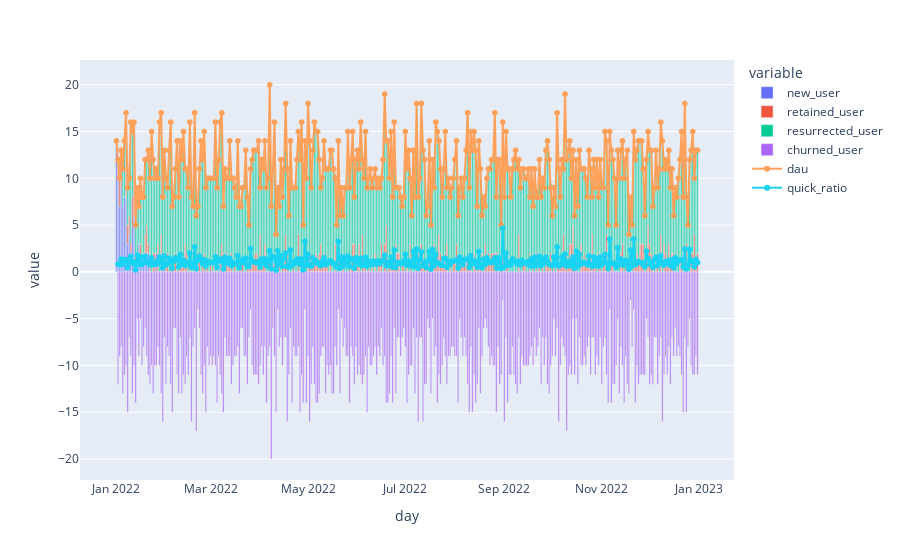

Notebook cell for this chart:
### Code cell
def get_dau(input_df):
    return df.sum(axis=1)

def common_new_user(df):
    original_df = df
    _, new_user_with_full_dates = original_df.align(
        pd.DataFrame(df.T.idxmax(axis=1)).assign(count=1).pivot(columns=0, values='count').T,
        join='outer'
    )
    return new_user_with_full_dates.fillna(0)

def get_new_user(df):
    return common_new_user(df).sum(axis=1)

def get_new_user_mask(df):
    return common_new_user(df).cumsum(axis=0).astype(bool)

def get_resurrected_user(df):
    shifted_df = (df - df.shift(1) == 1)
    not_new_user_df = ~common_new_user(df).astype(bool)
    left, right = shifted_df.align(not_new_user_df, axis=0, join='outer')
    return (left & right.fillna(True)).sum(axis=1).fillna(0)

def get_retained_user(df):
    return ((df - df.shift(1) == 0) & df.astype(bool)).sum(axis=1)

def get_churned_user(df):
    return (df - df.shift(1) == -1).sum(axis=1)

def get_continuous_churned_user(df):
    return ((df - df.shift(1) == 0) & ~df.astype(bool)).sum(axis=1)

new = df.assign(
    dau=get_dau(df),
    new_user=get_new_user(df),
    retained_user=get_retained_user(df),
    churned_user=get_churned_user(df),
    continuous_churned_user=get_continuous_churned_user(df),
    resurrected_user=get_resurrected_user(df),
)
new['dau_cal'] = new.new_user.fillna(0) + new.retained_user + new.resurrected_user
new['total'] = new.new_user.fillna(0) + new.retained_user + new.resurrected_user + new.churned_user + new.continuous_churned_user
new['check'] = new['dau'] == new['dau_cal']
new.index.name = 'day'

# display(new.head())
# # Check
# test1 = df.loc[['2022-01-01']].T
# display(test1[test1['2022-01-01'] == 1].sort_index())
# test2 = pd.DataFrame(df.T.idxmax(axis=1)).assign(count=1).pivot(columns=0, values='count').T.loc[['2022-01-01']].T.fillna(0)
# display(test2[test2['2022-01-01'] == 1].sort_index())


## Plot
new['quick_ratio'] = (new.new_user + new.resurrected_user) / new.churned_user
new['churned_user'] = -new['churned_user']
new['continuous_churned_user'] = -new['continuous_churned_user']

# fig_dau = go.Scatter(
#     x=new.index,
#     y=new['dau'],
#     text=new['dau'],
#     textposition='top center',
#     mode='lines+markers+text',
#     name='dau'
# )

# Non-WebGL mode
# fig_dau = new['dau'].plot(markers=True).data[0]
# fig_quick_ratio = new['quick_ratio'].plot(markers=True).data[0]

# WebGL mode
fig_dau = go.Scattergl(
    x=new.index,
    y=new['dau'],
    name='dau',
    mode='lines+markers',
)

fig_quick_ratio = go.Scattergl(
    x=new.index,
    y=new['quick_ratio'],
    name='quick_ratio',
    mode='lines+markers',
)

fig = new[['new_user', 'retained_user', 'resurrected_user', 'churned_user']].plot.bar()
fig.add_trace(fig_dau)
fig.add_trace(fig_quick_ratio)
fig

### Figure 1 — Plotly figure (JSON) as saved in the notebook; plotly's stock layout.template omitted (floating-point values rounded to 4 significant figures; data arrays with more than 128 entries replaced by an {"elided": "..."} marker saying what was removed)
{"data": [{"alignmentgroup": "True", "hovertemplate": "variable=new_user<br>day=%{x}<br>value=%{y}<extra></extra>", "legendgroup": "new_user", "marker": {"color": "#636efa", "pattern": {"shape": ""}}, "name": "new_user", "offsetgroup": "new_user", "orientation": "v", "showlegend": true, "textposition": "auto", "type": "bar", "x": {"elided": "365 str values"}, "xaxis": "x", "y": {"elided": "365 int values"}, "yaxis": "y"}, {"alignmentgroup": "True", "hovertemplate": "variable=retained_user<br>day=%{x}<br>value=%{y}<extra></extra>", "legendgroup": "retained_user", "marker": {"color": "#EF553B", "pattern": {"shape": ""}}, "name": "retained_user", "offsetgroup": "retained_user", "orientation": "v", "showlegend": true, "textposition": "auto", "type": "bar", "x": {"elided": "365 str values"}, "xaxis": "x", "y": {"elided": "365 int values"}, "yaxis": "y"}, {"alignmentgroup": "True", "hovertemplate": "variable=resurrected_user<br>day=%{x}<br>value=%{y}<extra></extra>", "legendgroup": "resurrected_user", "marker": {"color": "#00cc96", "pattern": {"shape": ""}}, "name": "resurrected_user", "offsetgroup": "resurrected_user", "orientation": "v", "showlegend": true, "textposition": "auto", "type": "bar", "x": {"elided": "365 str values"}, "xaxis": "x", "y": {"elided": "365 int values"}, "yaxis": "y"}, {"alignmentgroup": "True", "hovertemplate": "variable=churned_user<br>day=%{x}<br>value=%{y}<extra></extra>", "legendgroup": "churned_user", "marker": {"color": "#ab63fa", "pattern": {"shape": ""}}, "name": "churned_user", "offsetgroup": "churned_user", "orientation": "v", "showlegend": true, "textposition": "auto", "type": "bar", "x": {"elided": "365 str values"}, "xaxis": "x", "y": {"elided": "365 int values"}, "yaxis": "y"}, {"mode": "lines+markers", "name": "dau", "type": "scattergl", "x": {"elided": "365 str values"}, "y": {"elided": "365 int values"}}, {"mode": "lines+markers", "name": "quick_ratio", "type": "scattergl", "x": {"elided": "365 str values"}, "y": {"elided": "365 float values"}}], "layout": {"autosize": true, "barmode": "relative", "legend": {"title": {"text": "variable"}, "tracegroupgap": 0}, "margin": {"t": 60}, "xaxis": {"anchor": "y", "autorange": true, "domain": [0, 1], "range": ["2021-12-09 21:12:23.1997", "2023-01-22 02:47:36.8003"], "title": {"text": "day"}, "type": "date"}, "yaxis": {"anchor": "x", "autorange": true, "domain": [0, 1], "range": [-22.27, 23.04], "title": {"text": "value"}, "type": "linear"}}}
